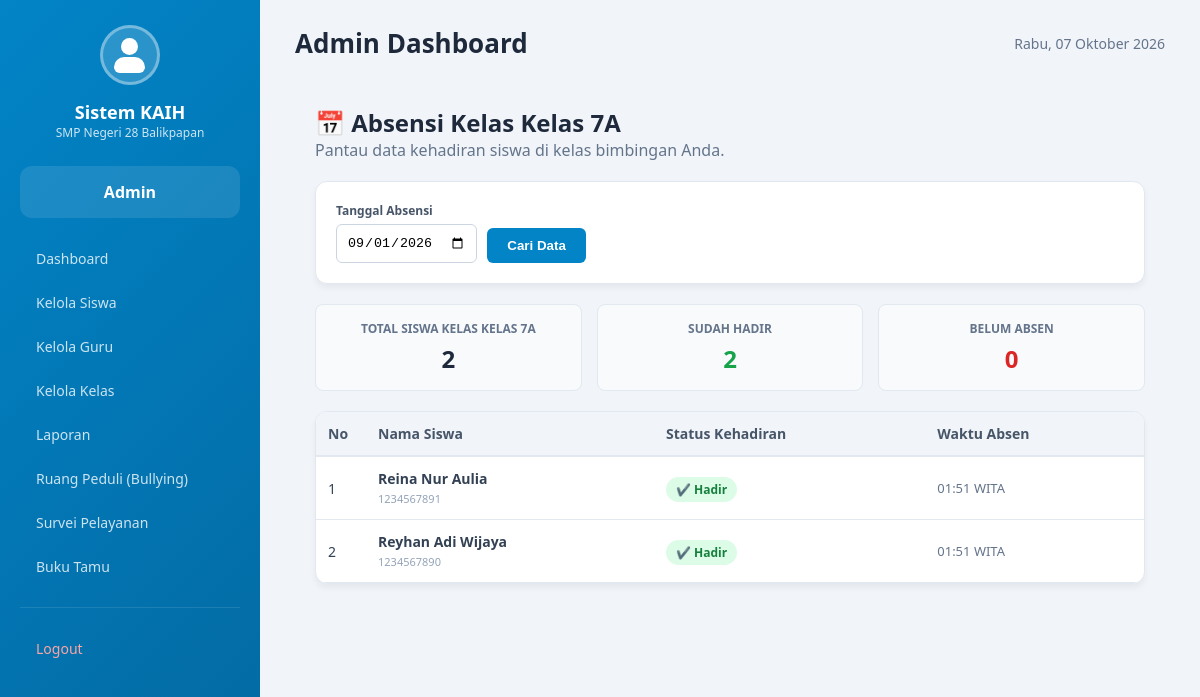
/aplikasi/guru/absensi.php?tanggal=2026-09-01 (signed in), run on the app's committed database.
### tables this page shows
CREATE TABLE `guru` (
  `id` bigint unsigned NOT NULL AUTO_INCREMENT,
  `nip` varchar(30) NOT NULL,
  `nama_guru` varchar(100) NOT NULL,
  `kelas` varchar(50) DEFAULT NULL,
  `jenis_kelamin` enum('L','P') DEFAULT NULL,
  `alamat` text,
  `no_hp` varchar(20) DEFAULT NULL,
  `jabatan` varchar(50) DEFAULT NULL,
  `created_at` timestamp NULL DEFAULT NULL,
  `updated_at` timestamp NULL DEFAULT NULL,
  PRIMARY KEY (`id`),
  UNIQUE KEY `unique_nip` (`nip`)
);

CREATE TABLE `absensi` (
  `id` int NOT NULL AUTO_INCREMENT,
  `siswa_id` bigint unsigned NOT NULL,
  `tanggal` date NOT NULL,
  `status` enum('hadir','izin','sakit','alpha') DEFAULT 'hadir',
  `deskripsi` varchar(255) DEFAULT 'Sesi kelas reguler',
  `catatan` text,
  `created_at` datetime DEFAULT CURRENT_TIMESTAMP,
  `updated_at` datetime DEFAULT CURRENT_TIMESTAMP ON UPDATE CURRENT_TIMESTAMP,
  PRIMARY KEY (`id`),
  UNIQUE KEY `unique_siswa_tanggal` (`siswa_id`, `tanggal`),
  KEY `absensi_siswa_id_foreign` (`siswa_id`),
  CONSTRAINT `absensi_siswa_id_foreign` 
    FOREIGN KEY (`siswa_id`) REFERENCES `siswa` (`id`) 
    ON DELETE CASCADE ON UPDATE CASCADE
);

CREATE TABLE `siswa` (
  `id` bigint unsigned NOT NULL AUTO_INCREMENT,
  `nisn` varchar(30) NOT NULL,
  `nama_siswa` varchar(100) NOT NULL,
  `kelas` varchar(50) DEFAULT NULL,
  `jenis_kelamin` enum('L','P') DEFAULT NULL,
  `wali_kelas_id` bigint unsigned DEFAULT NULL,
  `created_at` timestamp NULL DEFAULT NULL,
  `updated_at` timestamp NULL DEFAULT NULL,
  PRIMARY KEY (`id`),
  UNIQUE KEY `unique_nisn` (`nisn`),
  KEY `siswa_wali_kelas_id_foreign` (`wali_kelas_id`),
  CONSTRAINT `siswa_wali_kelas_id_foreign` 
    FOREIGN KEY (`wali_kelas_id`) REFERENCES `kaih_kelas` (`id`) 
    ON DELETE SET NULL ON UPDATE CASCADE
);

### aplikasi/guru/absensi.php (the view, shortened to what this page needs)
<?php
require_once '../../config/database.php';
$guru_id = $_SESSION['guru_id'] ?? $_SESSION['user_id'] ?? 0;
$kelas_guru = '';
if ($guru_id > 0) {
    $stmtG = $pdo->prepare("SELECT kelas FROM guru WHERE id = ? OR nip = (SELECT username FROM users WHERE id = ?)");
    $stmtG->execute([$guru_id, $guru_id]);
    $rowG = $stmtG->fetch(PDO::FETCH_ASSOC);
    if ($rowG) { $kelas_guru = $rowG['kelas'] ?? ''; }
}
$filterTanggal = $_GET['tanggal'] ?? date('Y-m-d');
$data_absensi = [];
$total = $hadir = $belum = 0;
if ($kelas_guru !== '') {
    $query = "SELECT s.nisn, s.nama_siswa, s.kelas, a.status, a.updated_at
              FROM siswa s
              LEFT JOIN absensi a ON s.id = a.siswa_id AND a.tanggal = :tanggal
              WHERE s.kelas = :kelas
              ORDER BY s.nama_siswa ASC";
    $stmt = $pdo->prepare($query);
    $stmt->execute([':tanggal' => $filterTanggal, ':kelas' => $kelas_guru]);
    $data_absensi = $stmt->fetchAll(PDO::FETCH_ASSOC);
    $total = count($data_absensi);
    foreach ($data_absensi as $row) {
        if (!empty($row['status']) && strtolower($row['status']) === 'hadir') {
            $hadir++;
        } else {
            $belum++;
        }
    }
}
require_once '../includes/header-kaih.php';
?>
<div class="content-area" style="padding: 20px;">
    <h2 style="margin-top: 0; color: #1e293b;">📅 Absensi Kelas <?= htmlspecialchars($kelas_guru ?: '(Belum Ditugaskan)') ?></h2>
    <p style="color: #64748b; margin-bottom: 20px;">Pantau data kehadiran siswa di kelas bimbingan Anda.</p>
    <?php if ($kelas_guru === ''): ?>
        <div class="modern-card" style="text-align: center; color: #ef4444; font-weight: bold;">
            Anda belum ditugaskan sebagai Wali Kelas di kelas manapun.
        </div>
    <?php else: ?>
        <div class="modern-card" style="display: flex; gap: 15px; align-items: flex-end;">
            <form method="GET" style="display: flex; gap: 10px; align-items: flex-end;">
                <div>
                    <label style="display: block; font-size: 12px; font-weight: bold; color: #475569; margin-bottom: 5px;">Tanggal Absensi</label>
                    <input type="date" name="tanggal" value="<?= htmlspecialchars($filterTanggal) ?>" style="padding: 10px; border: 1px solid #cbd5e1; border-radius: 6px; outline: none;">
                </div>
                <button type="submit" class="btn-primary">Cari Data</button>
            </form>
        </div>
        <div class="stats-grid">
            <div class="stat-box"><div class="title">Total Siswa Kelas <?= htmlspecialchars($kelas_guru) ?></div><div class="value"><?= $total ?></div></div>
            <div class="stat-box"><div class="title">Sudah Hadir</div><div class="value" style="color:#16a34a;"><?= $hadir ?></div></div>
            <div class="stat-box"><div class="title">Belum Absen</div><div class="value" style="color:#dc2626;"><?= $belum ?></div></div>
        </div>
        <div class="modern-card" style="padding: 0; overflow-x: auto;">
            <table class="table-modern">
                <thead>
                    <tr>
                        <th style="width: 50px;">No</th>
                        <th>Nama Siswa</th>
                        <th>Status Kehadiran</th>
                        <th>Waktu Absen</th>
                    </tr>
                </thead>
                <tbody>
                    <?php if (empty($data_absensi)): ?>
                        <tr><td colspan="4" style="text-align: center; padding: 20px; color: #94a3b8;">Belum ada siswa terdaftar di kelas ini.</td></tr>
                    <?php else: ?>
                        <?php $no = 1; foreach ($data_absensi as $row):
                            $is_hadir = !empty($row['status']) && strtolower($row['status']) === 'hadir';
                        ?>
                        <tr>
                            <td><?= $no++ ?></td>
                            <td><b><?= htmlspecialchars($row['nama_siswa']) ?></b><br><span style="font-size: 11px; color: #94a3b8;"><?= htmlspecialchars($row['nisn']) ?></span></td>
                            <td>
                                <?= $is_hadir ? '<span class="badge" style="background:#dcfce7; color:#15803d;">✔️ Hadir</span>' : '<span class="badge" style="background:#fee2e2; color:#b91c1c;">❌ Belum Absen</span>' ?>
                            </td>
                            <td style="font-size: 13px; color: #64748b;">
                                <?= $is_hadir ? date('H:i', strtotime($row['updated_at'])) . ' WITA' : '-' ?>
                            </td>
                        </tr>
                        <?php endforeach; ?>
                    <?php endif; ?>
                </tbody>
            </table>
        </div>
    <?php endif; ?>
</div>

### aplikasi/includes/header-kaih.php (style rules this page uses)
* { margin: 0; padding: 0; box-sizing: border-box; }
body { font-family: 'Segoe UI', Tahoma, Geneva, Verdana, sans-serif; background: #f1f5f9; min-height: 100vh; }

### aplikasi/guru/absensi.php (style rules this page uses)
.modern-card { background: #fff; border-radius: 12px; box-shadow: 0 4px 6px rgba(0,0,0,0.05); padding: 20px; margin-bottom: 20px; border: 1px solid #e2e8f0; }
.stats-grid { display: grid; grid-template-columns: repeat(auto-fit, minmax(150px, 1fr)); gap: 15px; margin-bottom: 20px; }
.stat-box { background: #f8fafc; padding: 15px; border-radius: 8px; border: 1px solid #e2e8f0; text-align: center; }
.stat-box .title { font-size: 12px; color: #64748b; font-weight: bold; text-transform: uppercase; margin-bottom: 5px; }
.stat-box .value { font-size: 24px; font-weight: 800; color: #1e293b; }
.table-modern { width: 100%; border-collapse: collapse; font-size: 14px; }
.table-modern th { background: #f1f5f9; padding: 12px; text-align: left; color: #475569; border-bottom: 2px solid #e2e8f0; }
.table-modern td { padding: 12px; border-bottom: 1px solid #e2e8f0; color: #334155; }
.badge { padding: 4px 10px; border-radius: 20px; font-size: 12px; font-weight: bold; }
.btn-primary { background: #0284c7; color: #fff; border: none; padding: 10px 20px; border-radius: 6px; font-weight: bold; cursor: pointer; transition: 0.2s; }

### data on the page
guru: kelas "Kelas 7A", kelas "KELAS 7A"
absensi: siswa.nama_siswa "Reina Nur Aulia", siswa.nisn "1234567891", status "✔️ Hadir", updated_at "01:51"
absensi: siswa.nama_siswa "Reyhan Adi Wijaya", siswa.nisn "1234567890", status "✔️ Hadir", updated_at "01:51"

### other printed values
$sidebarLabel "Admin"
$role "Admin"
tanggalIndo() "Rabu, 07 Oktober 2026"
$total "2"
$hadir "2"
$belum "0"
